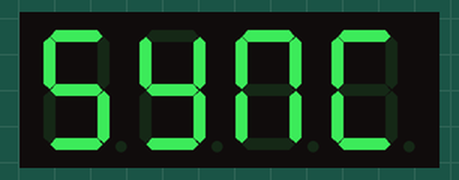
This sketch was run on a simulated ESP8266 (NodeMCU). Shown: 4-digit seven-segment display. WiFi joins after 1.5 s; servers stay silent unless stated; the local clock reads 2024-03-15 10:24:30 at power-on unless the sketch sets it.

Above: at 0.1 s.
At 1.6 s:
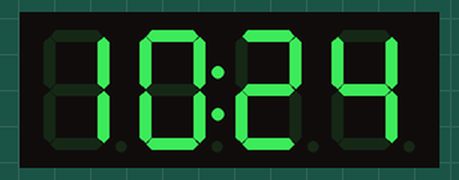
At 3.4 s:
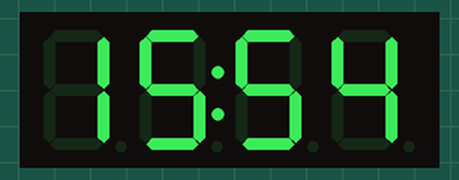
At 90.7 s:
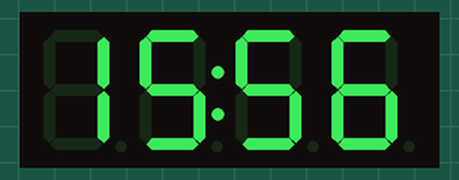

The sketch:

NodeMCU_NTP_RTC_Clock.ino
```cpp
// (licence header left out)
#include <Wire.h>
#include <WiFiUdp.h>
#include <ESP8266WiFi.h>
#include <Time.h>
#include <TimeLib.h>
#include <TM1637Display.h>
#include <DS3231.h>

#define CLK 2       //  D4
#define DIO 0       //  D3

const uint8_t SEG_SYNC[] = {
  SEG_A | SEG_F | SEG_G | SEG_C | SEG_D,           // S
  SEG_F | SEG_G | SEG_B | SEG_C | SEG_D,           // Y
  SEG_E | SEG_F | SEG_A | SEG_B | SEG_C,           // N
  SEG_A | SEG_F | SEG_E | SEG_D                    // C
  };

DS3231 clk;
RTCDateTime dt, ist_dt;
TM1637Display display(CLK, DIO);

char ssid[] = "************";    // SSID
char pass[] = "************";    // Wifi Password
unsigned int localPort = 2390;

IPAddress timeServerIP;
const char* ntpServerName = "time.nist.gov";
const int NTP_PACKET_SIZE = 48;
byte packetBuffer[ NTP_PACKET_SIZE];

char cnt = 0;
uint8_t data[] = { 0x00, 0x00, 0x00, 0x00 };

WiFiUDP udp;

void setup()
{
  clk.begin(); // In NodeMCU, SDA=4, SCL=5
  display.setBrightness(0x0f);
  display.setSegments(SEG_SYNC);

  WiFi.begin(ssid, pass);

  while (WiFi.status() != WL_CONNECTED) {
      delay(500);
      cnt++;
      if (cnt > 10) {
         break;
       }
    }
}

void loop()
{
    dt = clk.getDateTime();
    display.showNumberDecEx(dt.minute, 0, true,2 ,2);
    display.showNumberDecEx(dt.hour, 0b01000000, true,2 ,0);


    if (WiFi.status() == WL_CONNECTED) {
        udp.begin(localPort);
        WiFi.hostByName(ntpServerName, timeServerIP);
        sendNTPpacket(timeServerIP);
        delay(1000);
        int cb = udp.parsePacket();

    if (cb) {
        udp.read(packetBuffer, NTP_PACKET_SIZE);
        unsigned long highWord = word(packetBuffer[40], packetBuffer[41]);
        unsigned long lowWord = word(packetBuffer[42], packetBuffer[43]);
        unsigned long secsSince1900 = highWord << 16 | lowWord;
        const unsigned long seventyYears = 2208988800UL;
        unsigned long epoch = secsSince1900 - seventyYears;
        epoch += 19800UL; // GMT+5:30

        ist_dt.hour   = hour(epoch);
        ist_dt.minute = minute(epoch);
        ist_dt.second = second(epoch);
        ist_dt.year   = year(epoch);
        ist_dt.month  = month(epoch);
        ist_dt.day    = day(epoch);

        dt = clk.getDateTime();

    if((ist_dt.year != dt.year || ist_dt.month != dt.month || ist_dt.day != dt.day ||
        ist_dt.hour != dt.hour) || (ist_dt.minute != dt.minute) || (ist_dt.second != dt.second))  {
        clk.setDateTime(ist_dt.year, ist_dt.month, ist_dt.day, ist_dt.hour, ist_dt.minute, ist_dt.second);
    }
   }
    WiFi.disconnect();
  }
  delay(800);
  return;
}


unsigned long sendNTPpacket(IPAddress& address) {
   memset(packetBuffer, 0, NTP_PACKET_SIZE);
   packetBuffer[0] = 0b11100011;   // LI, Version, Mode
   packetBuffer[1] = 0;     // Stratum, or type of clock
   packetBuffer[2] = 6;     // Polling Interval
   packetBuffer[3] = 0xEC;  // Peer Clock Precision
   packetBuffer[12]  = 49;
   packetBuffer[13]  = 0x4E;
   packetBuffer[14]  = 49;
   packetBuffer[15]  = 52;
   udp.beginPacket(address, 123); //NTP requests are to port 123
   udp.write(packetBuffer, NTP_PACKET_SIZE);
   udp.endPacket();

   return 0;
}
```

Measured:
- what the display in image 1 shows lasts 1.8 s, from 1.6 s to 3.4 s
- what the display in image 2 shows lasts 27.4 s, from 3.4 s to 30.8 s
